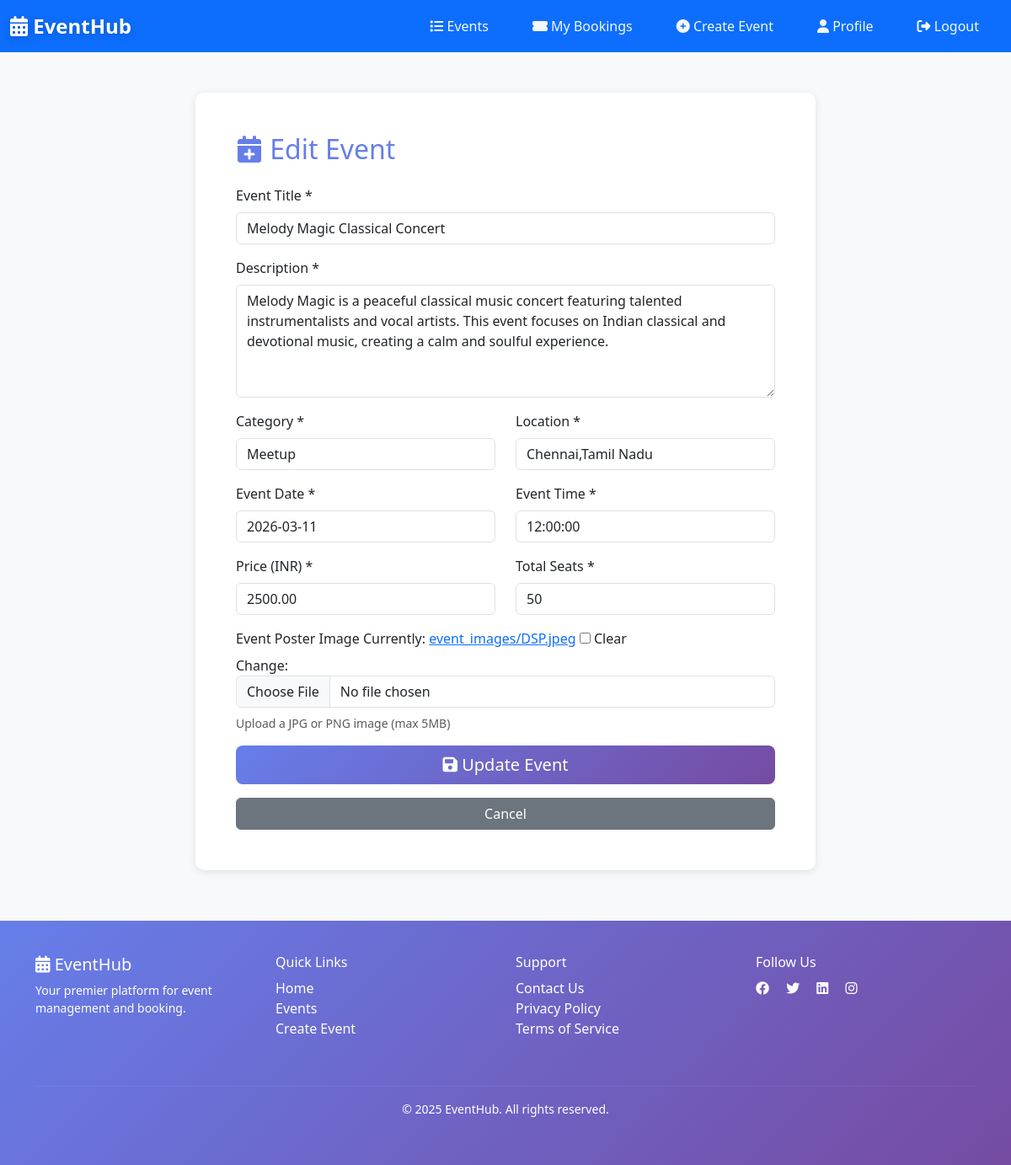
Screenshot of /events/3/edit/ (signed in) with the database file from the repository.
### events/models.py (models this page shows, shortened)
class Event(models.Model):
    CATEGORY_CHOICES = [
        ('conference', 'Conference'),
        ('workshop', 'Workshop'),
        ('seminar', 'Seminar'),
        ('meetup', 'Meetup'),
        ('webinar', 'Webinar'),
        ('other', 'Other'),
    ]
    STATUS_CHOICES = [
        ('pending', 'Pending'),
        ('approved', 'Approved'),
        ('cancelled', 'Cancelled'),
    ]
    id = models.AutoField(primary_key=True)
    title = models.CharField(max_length=200)
    description = models.TextField()
    category = models.CharField(max_length=50, choices=CATEGORY_CHOICES, default='other')
    date = models.DateField()
    time = models.TimeField()
    location = models.CharField(max_length=300)
    price = models.DecimalField(max_digits=10, decimal_places=2, default=0)
    seats = models.IntegerField()
    available_seats = models.IntegerField()
    image = models.ImageField(upload_to='event_images/', blank=True, null=True)
    organizer = models.ForeignKey(User, on_delete=models.CASCADE, related_name='events')
    status = models.CharField(max_length=20, choices=STATUS_CHOICES, default='pending')
    created_at = models.DateTimeField(auto_now_add=True)
    updated_at = models.DateTimeField(auto_now=True)
    class Meta:
        ordering = ['-date']
        verbose_name_plural = "Events"

### events/views.py (the view)
# urls.py: path('events/<int:pk>/edit/', views.edit_event, name='edit-event'),
@login_required(login_url='login')
def edit_event(request, pk):
    event = get_object_or_404(Event, pk=pk)
    if event.organizer != request.user and not request.user.is_staff:
        messages.error(request, 'You do not have permission to edit this event.')
        return redirect('event-detail', pk=event.pk)
    if request.method == 'POST':
        form = EventForm(request.POST, request.FILES, instance=event)
        if form.is_valid():
            form.save()
            messages.success(request, 'Event updated successfully.')
            return redirect('event-detail', pk=event.pk)
    else:
        form = EventForm(instance=event)
    context = {'form': form, 'event': event}
    return render(request, 'events/event_form.html', context)

### events/forms.py
class EventForm(forms.ModelForm):
    class Meta:
        model = Event
        fields = ('title', 'description', 'category', 'date', 'time', 'location', 'price', 'seats', 'image')
    def __init__(self, *args, **kwargs):
        super().__init__(*args, **kwargs)
        self.fields['title'].widget.attrs.update({'class': 'form-control', 'placeholder': 'Event Title'})
        self.fields['description'].widget.attrs.update({'class': 'form-control', 'rows': 5, 'placeholder': 'Event Description'})
        self.fields['category'].widget.attrs.update({'class': 'form-control'})
        self.fields['date'].widget.attrs.update({'class': 'form-control', 'type': 'date'})
        self.fields['time'].widget.attrs.update({'class': 'form-control', 'type': 'time'})
        self.fields['location'].widget.attrs.update({'class': 'form-control', 'placeholder': 'Event Location'})
        self.fields['price'].widget.attrs.update({'class': 'form-control', 'placeholder': 'Price (INR, 0 for free)'})
        self.fields['seats'].widget.attrs.update({'class': 'form-control', 'placeholder': 'Total Seats Available'})
        self.fields['image'].widget.attrs.update({'class': 'form-control'})

### templates/events/event_form.html (shortened to what this page needs)
{% extends 'base.html' %}
{% block content %}
<div class="container my-5">
    <div class="row justify-content-center">
        <div class="col-md-8">
            <div class="card">
                <div class="card-body p-5">
                    <h2 class="card-title mb-4" style="color: #667eea;">
                        <i class="fas fa-calendar-plus"></i> {% if event %}Edit Event{% else %}Create New Event{% endif %}
                    </h2>
                    <form method="POST" enctype="multipart/form-data">
                        <div class="mb-3">
                            <label for="{{ form.title.id_for_label }}" class="form-label">Event Title *</label>
                            {{ form.title }}
                        </div>
                        <div class="mb-3">
                            <label for="{{ form.description.id_for_label }}" class="form-label">Description *</label>
                            {{ form.description }}
                        </div>
                        <div class="row">
                            <div class="col-md-6 mb-3">
                                <label for="{{ form.category.id_for_label }}" class="form-label">Category *</label>
                                {{ form.category }}
                            </div>
                            <div class="col-md-6 mb-3">
                                <label for="{{ form.location.id_for_label }}" class="form-label">Location *</label>
                                {{ form.location }}
                            </div>
                        </div>
                        <div class="row">
                            <div class="col-md-6 mb-3">
                                <label for="{{ form.date.id_for_label }}" class="form-label">Event Date *</label>
                                {{ form.date }}
                            </div>
                            <div class="col-md-6 mb-3">
                                <label for="{{ form.time.id_for_label }}" class="form-label">Event Time *</label>
                                {{ form.time }}
                            </div>
                        </div>
                        <div class="row">
                            <div class="col-md-6 mb-3">
                                <label for="{{ form.price.id_for_label }}" class="form-label">Price (INR) *</label>
                                {{ form.price }}
                            </div>
                            <div class="col-md-6 mb-3">
                                <label for="{{ form.seats.id_for_label }}" class="form-label">Total Seats *</label>
                                {{ form.seats }}
                            </div>
                        </div>
                        <div class="mb-3">
                            <label for="{{ form.image.id_for_label }}" class="form-label">Event Poster Image</label>
                            {{ form.image }}
                            <small class="form-text text-muted d-block mt-2">Upload a JPG or PNG image (max 5MB)</small>
                        </div>
                        <button type="submit" class="btn btn-primary btn-lg w-100 mb-3">
                            <i class="fas fa-save"></i> {% if event %}Update Event{% else %}Create Event{% endif %}
                        </button>
                        <a href="{% url 'event-list' %}" class="btn btn-secondary w-100">Cancel</a>
                    </form>
                </div>
            </div>
        </div>
    </div>
</div>
{% endblock %}

### templates/base.html (style rules this page uses)
:root { --primary-color: #007bff; --secondary-color: #6c757d; --success-color: #28a745; --danger-color: #dc3545; --dark-bg: #f8f9fa; }
body { font-family: 'Segoe UI', Tahoma, Geneva, Verdana, sans-serif; background-color: var(--dark-bg); }
.btn-primary { background: linear-gradient(135deg, #667eea 0%, #764ba2 100%); border: none; transition: all 0.3s ease; }
.card { border: none; border-radius: 10px; box-shadow: 0 2px 10px rgba(0, 0, 0, 0.1); transition: all 0.3s ease; }

### rows the page displays
Event: title "Melody Magic Classical Concert", description "Melody Magic is a peaceful classical music concert featuring talented instrumentalists and vocal artists. This event focuses on Indian classical and devotional music, creating a calm and soulful experience.", category "Meetup", location "Chennai,Tamil Nadu", date "2026-03-11", time "12:00:00", price "2500.00", seats "50"
